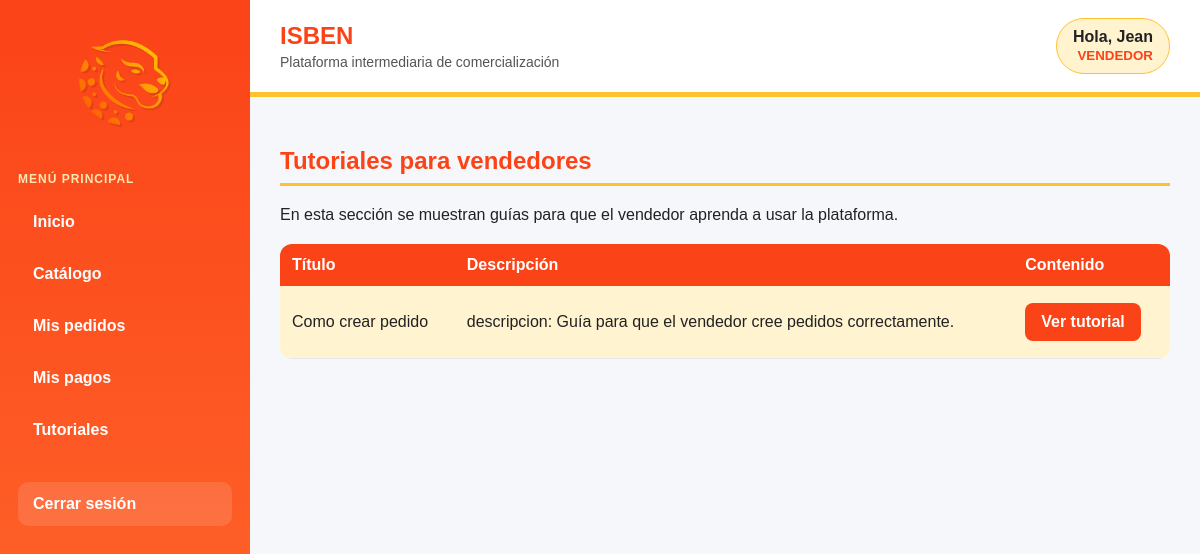
/vendedor/tutoriales/ (signed in), run on the app's committed database.
### comercial/models.py (models this page shows, shortened)
class Tutorial(models.Model):
    titulo = models.CharField(max_length=100)
    descripcion = models.TextField()
    url_contenido = models.URLField()
    vendedores = models.ManyToManyField(
        Vendedor,
        related_name="tutoriales_consultados",
        blank=True
    )

### comercial/views.py (the view)
# urls.py: path('vendedor/tutoriales/', views.tutoriales_vendedor, name='tutoriales_vendedor'),
def tutoriales_vendedor(request):
    if not request.session.get("usuario_id"):
        return redirect("login")
    if request.session.get("tipo_usuario") != "VENDEDOR":
        return redirect("inicio")
    tutoriales = Tutorial.objects.all()
    informacion_template = {
        "tutoriales": tutoriales
    }
    return render(request, "comercial/tutoriales_vendedor.html", informacion_template)

### comercial/templates/comercial/tutoriales_vendedor.html
{% extends 'comercial/base.html' %}
{% block contenido %}
<h2>Tutoriales para vendedores</h2>
<p>En esta sección se muestran guías para que el vendedor aprenda a usar la plataforma.</p>
<table>
    <tr>
        <th>Título</th>
        <th>Descripción</th>
        <th>Contenido</th>
    </tr>
    {% for tutorial in tutoriales %}
    <tr>
        <td>{{ tutorial.titulo }}</td>
        <td>{{ tutorial.descripcion }}</td>
        <td>
            <a href="{{ tutorial.url_contenido }}" target="_blank" class="boton">Ver tutorial</a>
        </td>
    </tr>
    {% empty %}
    <tr>
        <td colspan="3">No hay tutoriales registrados.</td>
    </tr>
    {% endfor %}
</table>
{% endblock %}

### comercial/static/css/styles.css (style rules this page uses)
:root { --naranja: #FB4318; --amarillo: #FFC22F; --amarillo-suave: #FFF3D0; --naranja-suave: #FFF0EB; --fondo: #F6F7FB; --blanco: #FFFFFF; --texto: #222222; --gris: #E5E7EB; --gris-oscuro: #555555; }
* { box-sizing: border-box; }
body { margin: 0; font-family: Verdana, Arial, sans-serif; background-color: var(--fondo); color: var(--texto); }
h2 { color: var(--naranja); border-bottom: 3px solid var(--amarillo); padding-bottom: 8px; }
.boton, button { display: inline-block; background-color: var(--naranja); color: var(--blanco); padding: 10px 16px; border-radius: 8px; border: none; text-decoration: none; font-weight: bold; cursor: pointer; margin: 5px 4px 5px 0; }
table { width: 100%; border-collapse: collapse; background-color: var(--blanco); margin-top: 20px; border-radius: 12px; overflow: hidden; }
th { background-color: var(--naranja); color: var(--blanco); padding: 12px; text-align: left; }
td { padding: 12px; border-bottom: 1px solid var(--gris); }
tr:nth-child(even) { background-color: var(--amarillo-suave); }
a { color: var(--naranja); }

### data on the page
Tutorial: titulo "Como crear pedido", descripcion "descripcion: Guía para que el vendedor cree pedidos correctamente."

### other printed values
{{ request.session.usuario_nombre }} "Jean"
{{ request.session.tipo_usuario }} "VENDEDOR"
